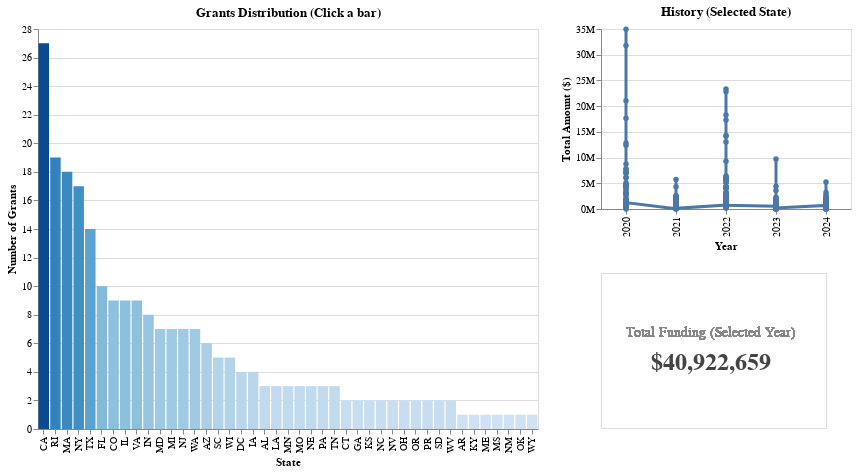

Notebook source saved alongside this figure:
### Code cell
import altair as alt
import pandas as pd

# 0. SETUP
alt.data_transformers.enable("default")

# 1. DATA PREPARATION
# We need detailed data for the trend (state + year), which you already have in q1_df
q1_df = (
    df_grants.groupby(["state", "year"])
    .agg(grants_count=("award_id", "count"), total_amount=("award_amount", "sum"))
    .reset_index()
)

# 2. CREATE SELECTIONS
min_year = int(q1_df["year"].min())
max_year = int(q1_df["year"].max())

slider = alt.binding_range(min=min_year, max=max_year, step=1, name="Select Year: ")

try:
    # Modern Altair
    year_select = alt.selection_point(
        name="year_select", fields=["year"], bind=slider, value=[{"year": max_year}]
    )
    state_select = alt.selection_point(
        name="state_select", fields=["state"], empty="all"
    )
except AttributeError:
    # Older Altair
    year_select = alt.selection_single(
        name="year_select", fields=["year"], bind=slider, init={"year": max_year}
    )
    state_select = alt.selection_single(
        name="state_select", fields=["state"], empty="all"
    )

# 3. LEFT COLUMN: MAIN BAR CHART
bars = (
    alt.Chart(q1_df)
    .mark_bar()
    .encode(
        x=alt.X("state:N", sort="-y", title="State"),
        y=alt.Y("grants_count:Q", title="Number of Grants"),
        color=alt.condition(
            state_select,
            alt.Color("grants_count:Q", scale=alt.Scale(scheme="blues"), legend=None),
            alt.value("#f0f0f0"),  # Light gray for unselected
        ),
        tooltip=[
            alt.Tooltip("state:N"),
            alt.Tooltip("grants_count:Q"),
            alt.Tooltip("total_amount:Q", format="$,.0f"),
        ],
    )
    .transform_filter(year_select)
    .properties(width=500, height=400, title="Grants Distribution (Click a bar)")
)

# 4. RIGHT COLUMN: EVOLUTION + KPI

# A. Evolution Chart (Top Right)
# Shows the trend for the selected state over ALL years
trend_chart = (
    alt.Chart(q1_df)
    .mark_line(point=True, strokeWidth=3)
    .encode(
        x=alt.X("year:O", title="Year"),  # Ordinal to show specific years
        y=alt.Y("total_amount:Q", title="Total Amount ($)", axis=alt.Axis(format="~s")),
        color=alt.value("#4c78a8"),  # Blue to match the bar chart color scheme
        tooltip=[alt.Tooltip("year:O"), alt.Tooltip("total_amount:Q", format="$,.0f")],
    )
    .transform_filter(state_select)  # This is the magic: Filter by the click!
    .properties(
        width=250,
        height=180,  # Half the height of the main chart roughly
        title="History (Selected State)",
    )
)

# B. KPI Text (Bottom Right)
base_text = (
    alt.Chart(q1_df).transform_filter(year_select).transform_filter(state_select)
)

# Layer 1: Label
label = base_text.mark_text(align="center", color="#888", fontSize=14, dy=-15).encode(
    text=alt.value("Total Funding (Selected Year)"), y=alt.value(75), x=alt.value(110)
)

# Layer 2: Value
value = base_text.mark_text(
    align="center",
    color="#444",
    fontSize=24,
    fontWeight="bold",
    dy=15,
).encode(
    text=alt.Text("sum(total_amount):Q", format="$,.0f"),
    y=alt.value(75),  # Centered vertically in its box
    x=alt.value(110),  # Centered horizontally
)

kpi_section = (label + value).properties(width=225, height=155)

# 5. ASSEMBLE
# Right column is Trend on top of KPI
right_col = trend_chart & kpi_section

# Final is Bars on left of Right Column
final_q1 = (
    (bars | right_col)
    .add_params(year_select, state_select)
    .resolve_scale(color="independent")
)

final_q1

### Figure 1 — Vega-Lite specification as saved in the notebook (floating-point values rounded to 4 significant figures; data arrays with more than 128 entries replaced by an {"elided": "..."} marker saying what was removed)
{"config": {"view": {"continuousWidth": 300, "continuousHeight": 300}}, "hconcat": [{"mark": {"type": "bar"}, "encoding": {"color": {"condition": {"param": "state_select", "empty": true, "field": "grants_count", "legend": null, "scale": {"scheme": "blues"}, "type": "quantitative"}, "value": "#f0f0f0"}, "tooltip": [{"field": "state", "type": "nominal"}, {"field": "grants_count", "type": "quantitative"}, {"field": "total_amount", "format": "$,.0f", "type": "quantitative"}], "x": {"field": "state", "sort": "-y", "title": "State", "type": "nominal"}, "y": {"field": "grants_count", "title": "Number of Grants", "type": "quantitative"}}, "height": 400, "name": "view_237", "title": "Grants Distribution (Click a bar)", "transform": [{"filter": {"param": "year_select"}}], "width": 500}, {"vconcat": [{"mark": {"type": "line", "point": true, "strokeWidth": 3}, "encoding": {"color": {"value": "#4c78a8"}, "tooltip": [{"field": "year", "type": "ordinal"}, {"field": "total_amount", "format": "$,.0f", "type": "quantitative"}], "x": {"field": "year", "title": "Year", "type": "ordinal"}, "y": {"axis": {"format": "~s"}, "field": "total_amount", "title": "Total Amount ($)", "type": "quantitative"}}, "height": 180, "name": "view_236", "title": "History (Selected State)", "transform": [{"filter": {"param": "state_select", "empty": true}}], "width": 250}, {"layer": [{"mark": {"type": "text", "align": "center", "color": "#888", "dy": -15, "fontSize": 14}, "encoding": {"text": {"value": "Total Funding (Selected Year)"}, "x": {"value": 110}, "y": {"value": 75}}, "name": "view_235", "transform": [{"filter": {"param": "year_select"}}, {"filter": {"param": "state_select", "empty": true}}]}, {"mark": {"type": "text", "align": "center", "color": "#444", "dy": 15, "fontSize": 24, "fontWeight": "bold"}, "encoding": {"text": {"aggregate": "sum", "field": "total_amount", "format": "$,.0f", "type": "quantitative"}, "x": {"value": 110}, "y": {"value": 75}}, "transform": [{"filter": {"param": "year_select"}}, {"filter": {"param": "state_select", "empty": true}}]}], "height": 155, "width": 225}]}], "data": {"name": "data-9bec50a19bbb2e035120a0b16956914c"}, "params": [{"name": "year_select", "select": {"type": "point", "fields": ["year"]}, "bind": {"input": "range", "max": 2024, "min": 2020, "name": "Select Year: ", "step": 1}, "value": [{"year": 2024}], "views": ["view_237", "view_236", "view_235"]}, {"name": "state_select", "select": {"type": "point", "fields": ["state"]}, "views": ["view_237", "view_236", "view_235"]}], "resolve": {"scale": {"color": "independent"}}, "$schema": "https://vega.github.io/schema/vega-lite/v5.20.1.json", "datasets": {"data-9bec50a19bbb2e035120a0b16956914c": {"elided": "231 records"}}}
